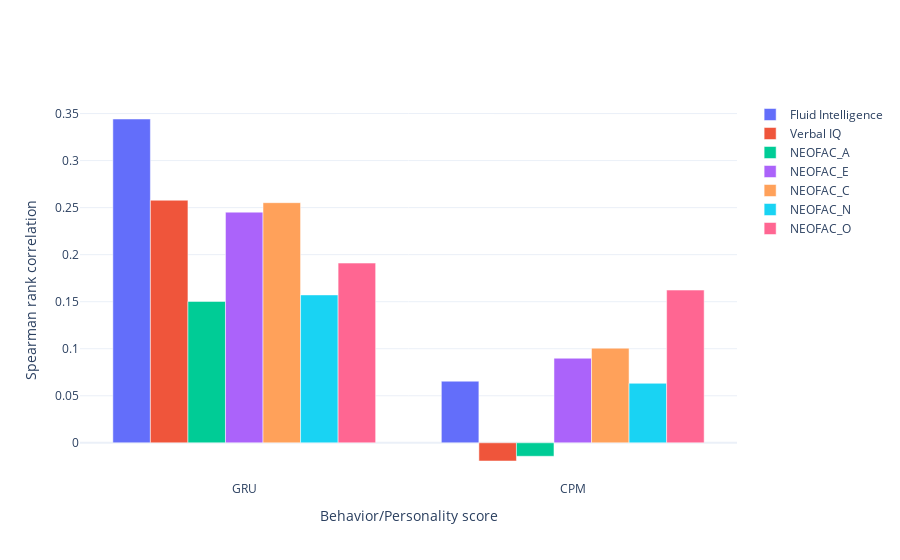

Notebook code cell kept with this figure:
### Code cell
fig = go.Figure()
for bhv in select_bhv:
    y = []
    x = []
    for model in models:
        x.append(model.upper())
        y.append(test_acc[model][bhv])
    bar = go.Bar(name = pretty_bhv[bhv],
                 x = x, y = y)
    fig.add_trace(bar)
    
fig.update_layout(barmode = 'group')
fig.update_xaxes(title_text = 'Behavior/Personality score')
fig.update_yaxes(title_text = pretty_score)
fig.show()

### Figure 1 — Plotly figure (JSON) as saved in the notebook; plotly's stock layout.template omitted (floating-point values rounded to 4 significant figures)
{"data": [{"name": "Fluid Intelligence", "type": "bar", "x": ["GRU", "CPM"], "y": [0.3442, 0.06551]}, {"name": "Verbal IQ", "type": "bar", "x": ["GRU", "CPM"], "y": [0.2579, -0.01933]}, {"name": "NEOFAC_A", "type": "bar", "x": ["GRU", "CPM"], "y": [0.1502, -0.0143]}, {"name": "NEOFAC_E", "type": "bar", "x": ["GRU", "CPM"], "y": [0.2452, 0.08992]}, {"name": "NEOFAC_C", "type": "bar", "x": ["GRU", "CPM"], "y": [0.2552, 0.1006]}, {"name": "NEOFAC_N", "type": "bar", "x": ["GRU", "CPM"], "y": [0.1572, 0.06326]}, {"name": "NEOFAC_O", "type": "bar", "x": ["GRU", "CPM"], "y": [0.191, 0.1623]}], "layout": {"barmode": "group", "xaxis": {"title": {"text": "Behavior/Personality score"}}, "yaxis": {"title": {"text": "Spearman rank correlation"}}}}
